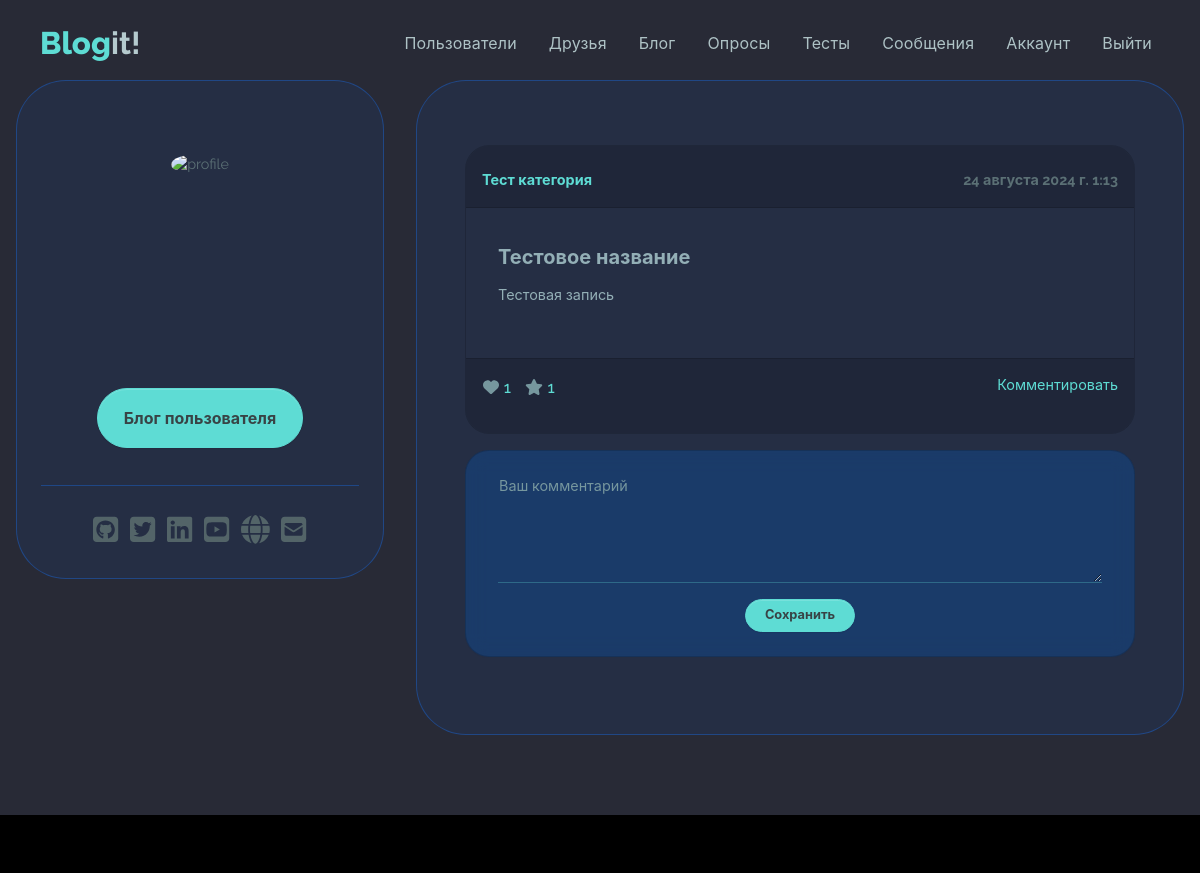
Screenshot of /post/testovi_slug/ (signed in) with the database file from the repository.
### blog/models.py (models this page shows, shortened)
class Post(models.Model):
    owner = models.ForeignKey(
        Profile, null=True, blank=True, on_delete=models.CASCADE)
    title = models.CharField(max_length=150)
    slug = models.SlugField()
    text = models.TextField(max_length=2000)
    category = models.ForeignKey(Category,
                                 on_delete=models.CASCADE)
    tags = models.ManyToManyField(Tag, blank=True)
    published = models.DateTimeField(auto_now_add=True)
    likes = models.ManyToManyField(User,
                                   related_name='post_likes', blank=True)
    bookmarks = models.ManyToManyField(User,
                                       related_name='bookmarks', blank=True)
    class Meta:
        ordering = ['-published']
        verbose_name = 'Запись'
        verbose_name_plural = 'Записи'
    def number_of_likes(self):
        if self.likes.count() == 0:
            return ''
        else:
            return self.likes.count()
    def number_of_bookmarks(self):
        if self.bookmarks.count() == 0:
            return ''
        else:
            return self.bookmarks.count()
    def number_of_comments(self):
        if self.comments.count() == 0:
            return ''
        else:
            return self.comments.filter(approved=True).count()

class Category(models.Model):
    name = models.CharField('category', max_length=20)
    slug = models.SlugField()
    class Meta:
        ordering = ['id']
        verbose_name = 'Категория'
        verbose_name_plural = 'Категории'
    def __str__(self):
        return self.name

### blog/views.py (the view, shortened to what this page needs)
# urls.py: path('post/<slug:post_slug>/', views.post, name="post"),
@login_required
def post(request, post_slug):
    post = Post.objects.get(slug=post_slug)
    profile = request.user.profile
    comments = post.comments.filter(approved=True)
    form = CommentForm()
    return render(request, 'blog/single-post.html',
                  {'post': post, 'profile': profile,
                   'comments': comments, 'form': form})

### blog/forms.py
class CommentForm(ModelForm):
    class Meta:
        model = Comment
        fields = ['text']
        labels = {
            'text': 'Ваш комментарий'
        }
    def __init__(self, *args, **kwargs):
        super(CommentForm, self).__init__(*args, **kwargs)
        for name, field in self.fields.items():
            field.widget.attrs.update({'class': 'form-control input-box form-ensurance-header-control'})

### blog/templates/blog/single-post.html (shortened to what this page needs)
{% extends 'base.html' %}
{% block content %}
    <section>
        <main class="mt-5 mb-5">
            <div class="container">
                <div class="main-body">
                    <div class="row">
                        <div class="col-lg-4">
                            <div class="card p-3 card-soft-primary">
                                <div class="card-body">
                                    <div class="d-flex flex-column align-items-center text-center">
                                        <div class="profile-image-wrapper mt-5">
                                            <div class="profile-image">
                                                <img src="{{ post.owner.image.url }}" alt="profile" />
                                            </div>
                                        </div>
                                        <div class="mt-1">
                                            <div class="text-center">
                                                <div class="col-12 d-grid">
                                                    {% if request.user.profile.id != profile.id %}
                                                        <a class="btn btn-primary rounded-pill my-2"
                                                           href="{% url 'blog:create-post' %}">Новая запись</a>
                                                    {% else %}
                                                        <a class="btn btn-primary rounded-pill my-2"
                                                           href="{% url 'blog:user-blog' post.owner.username %}">Блог пользователя</a>
                                                    {% endif %}
                                                </div>
                                            </div>
                                        </div>
                                    </div>
                                    <hr class="my-4">
                                    <div class="text-center">{% include 'socials.html' %}</div>
                                </div>
                            </div>
                        </div>
                        <div class="col-lg-8">
                            <div class="card p-3 h-100 card-soft-primary">
                                <div class="profile-card-body">
                                    <div>
                                        <div class="message-card mb-3">
                                            <div class="card-header fs--1 fw-bold">
                                                <div class="d-flex justify-content-between">
                                                    <a class="text-decoration-none mt-2" href=""><span class="text-start">{{ post.category }}</span></a>
                                                    {% if request.user.profile.id == post.owner.id %}
                                                        <span class="text-end icon-group"><a class="icon-item" href="{% url 'blog:update-post' post.id %}"><i class="uil uil-edit fs--1"></i></a><a class="icon-item" href="{% url 'blog:delete-post' post.id %}"><i class="uil uil-times-circle fs--1"></i></a></span>
                                                    {% else %}
                                                        <span class="text-end mt-2">{{ post.published }}</span>
                                                    {% endif %}
                                                </div>
                                            </div>
                                            <div class="card-body px-4 my-4">
                                                <h5 class="card-title text-400">{{ post.title }}</h5>
                                                <p class="card-text text-400">{{ post.text|safe }}</p>
                                            </div>
                                            {% include 'blog/post_footer.html' %}
                                        </div>
                                    </div>
                                    <div>
                                        {% if request.user.is_authenticated %}
                                            <div class="message-card card-bg">
                                                <div class="card-body  px-4">
                                                    <form class="form" action="{% url 'blog:post' post.slug %}" method="POST">
                                                        {% for field in form %}
                                                            <div class="form-floating mb-3">
                                                                <label for="text">{{ field.label }}</label>
                                                                {{ field }}
                                                            </div>
                                                        {% endfor %}
                                                        <div class="text-center">
                                                            <button class="btn btn-primary rounded-pill btn-sm mb-3" type="submit">Сохранить</button>
                                                        </div>
                                                    </form>
                                                </div>
                                            </div>
                                        {% endif %}
                                    </div>
                                </div>
                            </div>
                        </div>
                    </div>
                </div>
            </main>
        </section>
    {% endblock content %}

### blog/templates/blog/post_footer.html (shortened to what this page needs)
<div class="card-footer text-muted d-flex justify-content-between">
    <div class="text-start">
        <ul class="list-unstyled list-inline">
            <li class="list-inline-item">
                {% if user in post.likes.all %}
                    <form action="{% url 'blog:like_post' post.id  %}"
                          method="post"
                          name="dislike"
                          id="dislikeform">
                        {% csrf_token %}
                        <button type='submit'
                                name='dislike'
                                value="{{ post.id }}"
                                class="btn btn-link p-0 mt-0 text-decoration-none">
                            <i class="fa fa-heart mr-icon text-danger"></i>{{ post.number_of_likes }}
                        </button>
                    </form>
                {% else %}
                    <form action="{% url 'blog:like_post' post.id  %}"
                          method="post"
                          name="like"
                          id="likeform">
                        <button type='submit'
                                name='like'
                                value="{{ post.id }}"
                                class="btn btn-link p-0 mt-0">
                            <i class="fa fa-heart mr-icon text-muted"></i>{{ post.number_of_likes }}
                        </button>
                    </form>
                {% endif %}
            </li>
            <li class="list-inline-item">
                {% if user in post.bookmarks.all %}
                    <form action="{% url 'blog:bookmark_post' post.id  %}"
                          method="post"
                          name="remove"
                          id="remove">
                        {% csrf_token %}
                        <button type='submit'
                                name='remove'
                                value="{{ post.id }}"
                                class="btn btn-link p-0 mt-0">
                            <i class="fa fa-star mr-icon text-warning"></i>{{ post.number_of_bookmarks }}
                        </button>
                    </form>
                {% else %}
                    <form action="{% url 'blog:bookmark_post' post.id  %}"
                          method="post"
                          name="add"
                          id="add">
                        <button type='submit'
                                name='add'
                                value="{{ post.id }}"
                                class="btn btn-link p-0 mt-0">
                            <i class="fa fa-star mr-icon text-muted"></i>{{ post.number_of_bookmarks }}
                        </button>
                    </form>
                {% endif %}
            </li>
        </ul>
    </div>
    {% if post.number_of_comments %}
        <div class="text-end">
            <a class="text-decoration-none mt-2"
               href="{% url 'blog:post' post.slug %}#comments">Комментарии: {{ post.number_of_comments }}</a>
        </div>
    {% else %}
        <div class="text-end">
            <a class="text-decoration-none mt-2"
               href="{% url 'blog:post' post.slug %}">Комментировать</a>
        </div>
    {% endif %}
</div>

### rows the page displays
Post: category "Тест категория", published "24 августа 2024 г. 1:13", title "Тестовое название", text "Тестовая запись", number_of_likes "1", number_of_bookmarks "1"

### other values shown
{{ field.label }} "Ваш комментарий"
